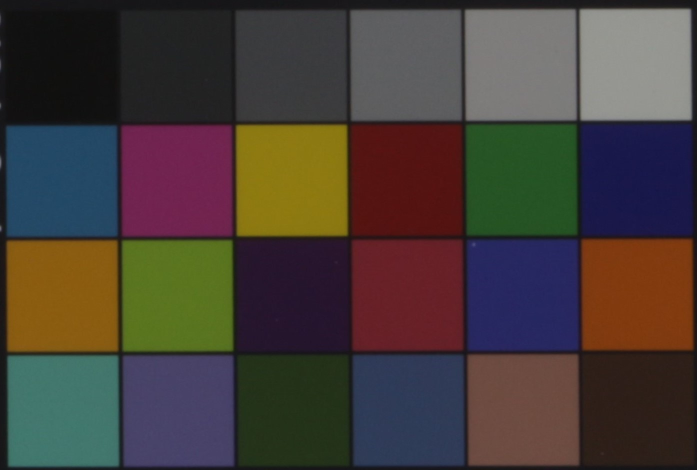
#> input picture Color Correct/card_set1.jpg, 1394 x 940 px (shown at 1/2 size)
$ python leafsegmentation.py card_set1.jpg   (older library calls are emulated)
#> lines starting #> are read from the running program, lines starting #| are printed output that depends on the picture; after the words box and inside, x2 and y2 are one past the last pixel; in counts of white or black regions, pixels touching at a corner belong together
### Color Correct/colorbalance.py
#!/usr/bin/env python
# -*- coding: utf-8 -*-

"""
Color balance using colorchecker/color card.

Color balance includes two gamma correction algorithms described in [1].
The new gamma correction algorithm yields much better accuracy than the classic
one. Ground-truth RGB values of CameraTrax [2] and X-Rite colorchecker [3]
are also included.


The API consists of functions to:
* Extract colors from cropped image of a known color pallette.
* Estimate coefficient matrices of correction function
* Apply correction function to a image captured in the same condition as the
  input color card.


Supported color spaces
----------------------
* RGB : Red Green Blue.
* Other 3-channels color spaces


References
----------
.. [1] Constantinou (2013) A comparison of color correction algorithms for
       endoscopic cameras
.. [2] CameraTrax color card - https://www.cameratrax.com/color_balance_2x3.php
...[3] http://xritephoto.com/documents/literature/en/ColorData-1p_EN.pdf
"""

from __future__ import division

import numpy as np
from scipy import optimize
from scipy import stats


ColorCheckerRGB_CameraTrax = np.asarray(
    [[115., 196., 91., 94., 129., 98., 223., 58., 194., 93., 162., 229.,
      49., 77., 173., 241., 190., 0., 242., 203., 162., 120., 84., 50.],
     [83., 147., 122., 108., 128., 190., 124., 92., 82., 60., 190., 158.,
      66., 153., 57., 201., 85., 135., 243., 203., 163., 120., 84., 50.],
     [68., 127., 155., 66., 176., 168., 47., 174., 96., 103., 62., 41.,
      147., 71., 60., 25., 150., 166., 245., 204., 162., 120., 84., 52.]])

ColorCheckerRGB_XRite = np.asarray(
    [[115., 194., 98., 87., 133., 103., 214., 80., 193., 94., 157., 224.,
      56., 70., 175., 231., 187., 8., 243., 200., 160., 122., 85., 52.],
     [82., 150., 122., 108., 128., 189., 126., 91., 90., 60., 188., 163.,
      61., 148., 54., 199., 86., 133., 243., 200., 160., 122., 85., 52.],
     [68., 130., 157., 67., 177., 170., 44., 166., 99., 108., 64., 46.,
      150., 73., 60., 31., 149., 161., 242., 200., 160., 121., 85., 52.]])


# [20 lines left out: function _classic_gamma_correction_model, not called in this run]


def _gamma_correction_model(colors, color_alpha, color_constant,
                            color_gamma):
    """Apply color correction to a list of colors.
    This uses a modified gamma correction algorithm:
       |R_out'|   |alpha_11 alpha_12 alpha_13|   |R_in|   |beta_R|
       |G_out'| = |alpha_21 alpha_22 alpha_23| * |G_in| + |beta_G|
       |B_out'|   |alpha_31 alpha_32 alpha_33|   |B_in|   |beta_B|

       |R_out|         |R_out'/255|^|gamma_R|
       |G_out| = 255 * |G_out'/255| |gamma_G|
       |B_out|         |B_out'/255| |gamma_B|

    """
    assert(colors.shape[0] == 3)
    assert(color_alpha.shape == (3, 3))
    assert(color_constant.size == 3)
    assert(color_gamma.size == 3)

    scaled_colors = np.dot(color_alpha, colors) + color_constant
    #np.clip(scaled_colors, 0, None, scaled_colors)  # set min values to zeros # I (MEF) commented this. This is now like the pipeline!!
    corrected_colors = np.zeros_like(scaled_colors)
    for j in range(3):
        corrected_colors[j, :] = 255.0*np.power(scaled_colors[j, :]/255.0,
                                                color_gamma[j])
    return corrected_colors


def _get_color_error(args2, true_colors, actual_colors, algorithm):
    """Calculated color error after applying color correction.
    This function is used in `get_color_correction_parameters` function.

    """
    if algorithm == "classic_gamma_correction":
        color_alpha = args2[:3].reshape([3, 1])
        color_constant = args2[3:6].reshape([3, 1])
        # forced non-negative exponential component
        color_gamma = np.abs(args2[6:9].reshape([3, 1]))
        corrected_colors = \
            _classic_gamma_correction_model(actual_colors, color_alpha,
                                            color_constant, color_gamma)
    elif algorithm == "gamma_correction":
        color_alpha = args2[:9].reshape([3, 3])
        color_constant = args2[9:12].reshape([3, 1])
        # forced non-negative exponential component
        color_gamma = np.abs(args2[12:15].reshape([3, 1]))
        corrected_colors = \
            _gamma_correction_model(actual_colors, color_alpha,
                                    color_constant, color_gamma)
    else:
        raise ValueError("Unsupported algorithm {}.".format(algorithm))

    diff_colors = true_colors - corrected_colors
    errors = np.sqrt(np.sum(diff_colors * diff_colors, axis=0)).tolist()
    return errors


def get_color_correction_parameters(true_colors, actual_colors,
                                    algorithm="gamma_correction"):
    """Estimate parameters of color correction function.

    Parameters
    ----------
    true_colors : 3xN ndarray
        The input ground-truth colors.
    actual_colors : 3xN ndarray
        The input actual color as captured in image.
    algorithm : string
        The correction algorithm, either `classic_gamma_correction` or
        `gamma_correction` (default)

    Returns
    -------
    color_alpha : ndarray
        The scaling coefficient.
    color_constant : ndarray
        The color constant component.
    color_gamma : ndarray
        The gamma coefficient or the exponential component of
        correction function.

    Raises
    ------
    ValueError
        If the input algorithm is not supported.
    """
    if algorithm == "classic_gamma_correction":
        color_alpha = np.ones([3, 1])
    elif algorithm == "gamma_correction":
        color_alpha = np.eye(3)
    else:
        raise ValueError("Unsupported algorithm {}.".format(algorithm))

    color_constant = np.zeros([3, 1])
    color_gamma = np.ones([3, 1])

    args_init = np.concatenate((color_alpha.reshape([color_alpha.size]),
                                color_constant.reshape([color_constant.size]),
                                color_gamma.reshape([color_gamma.size])))
    args_refined, _ = \
        optimize.leastsq(_get_color_error, args_init,
                         args=(true_colors, actual_colors, algorithm),
                         maxfev=50000)

    if algorithm == "classic_gamma_correction":
        color_alpha = args_refined[:3].reshape([3, 1])
        color_constant = args_refined[3:6].reshape([3, 1])
        # forced non-negative exponential compnent
        color_gamma = np.abs(args_refined[6:9].reshape([3, 1]))
    elif algorithm == "gamma_correction":
        color_alpha = args_refined[:9].reshape([3, 3])
        color_constant = args_refined[9:12].reshape([3, 1])
        # forced non-negative exponential compnent
        color_gamma = np.abs(args_refined[12:15].reshape([3, 1]))
    else:
        raise ValueError("Unsupported algorithm {}.".format(algorithm))

    return color_alpha, color_constant, color_gamma


def get_colorcard_colors(color_card, grid_size):
    """Extract color information from a cropped image of a color card.
    containing squares of different colors.

    Parameters
    ----------
    color_card : ndarray
        The input cropped image containing only color card.
    grid_size : list, [horizontal_grid_size, vertical_grid_size]
        The number of columns and rows in color card.

    Returns
    -------
    colors : 3xN ndarray
        List of colors with color channels go along the first array axis.
    """
    grid_cols, grid_rows = grid_size
    colors = np.zeros([3, grid_rows * grid_cols])
    sample_size_row = int(0.2 * color_card.shape[0] / grid_rows)
    sample_size_col = int(0.2 * color_card.shape[1] / grid_cols)
    for row in range(grid_rows):
        for col in range(grid_cols):
            r = int((row + 0.5) * color_card.shape[0] / grid_rows)
            c = int((col + 0.5) * color_card.shape[1] / grid_cols)
            i = row * grid_cols + col
            for j in range(colors.shape[0]):
                channel = color_card[r - sample_size_row:r + sample_size_row,
                                     c - sample_size_col:c + sample_size_col,
                                     j]
                colors[j, i] = np.median(channel.astype(np.float))


    return colors


def correct_color(image, color_alpha, color_constant, color_gamma,
                  algorithm="gamma_correction"):
    """Apply color correction to an image.

    Parameters
    ----------
    image : ndarray
        The input image to correct.
    color_alpha : ndarray
        The scaling coefficient.
    color_constant : ndarray
        The color constant component.
    color_gamma : ndarray
        The gamma coefficient or the exponential component of
        correction function.
    algorithm : string
        The correction algorithm, either `classic_gamma_correction` or
        `gamma_correction` (default)

    Returns
    -------
    corrected_image : ndarray
        The color-corrected image of the same size as input image.

    Raises
    ------
    ValueError
        If the input algorithm is not supported.


    Examples
    --------
    Correct color of CameraTrax color card

    >>> import os.path
    >>> from skimage.color import (get_colorcard_colors,
    ...                            get_color_correction_parameters,
    ...                            correct_color)
    >>> from skimage import data_dir
    >>> from skimage.io import imread, imsave
    >>> import matplotlib.pylab as plt
    >>> color_card = imread(os.path.join(data_dir, 'cropped_color_card.png'),
    ...                     plugin="freeimage")
    >>> actual_colors = get_colorcard_colors(color_card, grid_size=[6, 4])
    >>> actual_colors
    array([[ 202.,  255.,  208.,  157.,  237.,  214.,  255.,  214.,  255.,
             211.,  227.,  255.,  178.,  157.,  255.,  255.,  255.,  178.,
             255.,  251.,  240.,  214.,  165.,   99.],
           [ 104.,  186.,  164.,  162.,  176.,  230.,  168.,  123.,  112.,
              68.,  232.,  210.,   77.,  213.,   72.,  235.,  124.,  186.,
             252.,  236.,  208.,  163.,  114.,   56.],
           [ 147.,  238.,  255.,  126.,  255.,  246.,  117.,  255.,  236.,
             247.,  129.,  111.,  255.,  150.,  157.,  117.,  255.,  252.,
             255.,  255.,  249.,  232.,  181.,  118.]])
    >>> true_color_card =
    ...     imread(os.path.join(data_dir,
    ...                         'CameraTrax_24ColorCard_2x3in.png'),
    ...            plugin="freeimage")
    >>> true_colors = get_colorcard_colors(true_color_card, grid_size=[6, 4])
    >>> true_colors
    array([[ 115.,  196.,   91.,   94.,  129.,   98.,  223.,   58.,  194.,
              93.,  162.,  229.,   49.,   77.,  173.,  241.,  190.,    0.,
             242.,  203.,  162.,  120.,   84.,   50.],
           [  83.,  147.,  122.,  108.,  128.,  190.,  124.,   92.,   82.,
              60.,  190.,  158.,   66.,  153.,   57.,  201.,   85.,  135.,
             243.,  203.,  163.,  120.,   84.,   50.],
           [  68.,  127.,  155.,   66.,  176.,  168.,   47.,  174.,   96.,
             103.,   62.,   41.,  147.,   71.,   60.,   25.,  150.,  166.,
             245.,  204.,  162.,  120.,   84.,   52.]])
    >>> color_alpha, color_constant, color_gamma =
    ...     get_color_correction_parameters(true_colors, actual_colors)
    >>> color_alpha
    array([[ 0.98609494,  0.1093022 , -0.13196349],
           [ 0.07417578,  0.65261063,  0.03358806],
           [-0.09229596,  0.25357092,  0.75431669]])
    >>> color_constant
    array([[-10.38953662],
           [ 45.40771496],
           [ -6.64889069]])
    >>> color_gamma
    array([[ 2.69716508],
           [ 1.94444779],
           [ 2.05671531]])
    >>> corrected_image = correct_color(color_card, color_alpha,
    ...                                 color_constant, color_gamma)
    >>> plt.figure()
    >>> plt.imshow(color_card)
    >>> plt.title("Input color card")
    >>> plt.figure()
    >>> plt.imshow(corrected_image)
    >>> plt.title("Corrected color card")
    >>> plt.figure()
    >>> plt.imshow(true_color_card)
    >>> plt.title("Ground-truth color card")
    >>> plt.show()
    """
    # first turn it to [M*N, 3] matrix, then [3,M*N] matrix
    assert(len(image.shape) == 3)
    colors = image.reshape([image.shape[0] * image.shape[1], 3])
    colors = colors.transpose()

    if algorithm == "classic_gamma_correction":
        corrected_colors = \
            _classic_gamma_correction_model(colors, color_alpha,
                                            color_constant, color_gamma)
    elif algorithm == "gamma_correction":
        corrected_colors = \
            _gamma_correction_model(colors, color_alpha,
                                    color_constant, color_gamma)
    else:
        raise ValueError("Unsupported algorithm {}.".format(algorithm))

    # now turn it back to [M*N, 3] matrix, then [M,N,3] matrix
    corrected_colors = corrected_colors.transpose()
    corrected_image = corrected_colors.reshape([image.shape[0],
                                                image.shape[1], 3])
    corrected_image = np.clip(corrected_image, 0, 255).astype(np.uint8)
    return corrected_image


# [33 lines left out: function _demo, not called in this run]

### Color Correct/leafsegmentation.py
#!/usr/bin/python

# -*- coding: utf-8 -*-
"""
Created on Sun Apr 19 13:12:14 2015

@author: chuong nguyen <chuong.v.nguyen@gmail.com>
"""

import sys
import numpy as np
import cv2
from skimage.io import imread
import colorbalance
from skimage.morphology import label

def detectColorCard(Image, Threshold=127, MinArea=10000):
    ''' Find region of image contain a rectangular color card
    '''
    Gray = cv2.cvtColor(Image, cv2.COLOR_BGR2GRAY)
    _, Thresh = cv2.threshold(Gray, Threshold, 255, 1)
    _, Contours, _ = cv2.findContours(Thresh, 1, 2)
    RectContours = []
    for cnt in Contours:
        approx = cv2.approxPolyDP(cnt, 0.01*cv2.arcLength(cnt, True), True)
        if len(approx) == 4 and cv2.contourArea(approx) >= MinArea:
            RectContours.append(approx)
    return RectContours


def extractColorCard(Image, Contour):
    RectContour = Contour.reshape([4, 2])
    # first find bounding box
    for i in range(0, 4):
        if i == 0:
            xmin = RectContour[0, 0]
            xmax = RectContour[0, 0]
            ymin = RectContour[1, 0]
            ymax = RectContour[1, 0]
        else:
            if xmin > RectContour[i, 0]:
                xmin = RectContour[i, 0]
            if xmax < RectContour[i, 0]:
                xmax = RectContour[i, 0]
            if ymin > RectContour[i, 1]:
                ymin = RectContour[i, 1]
            if ymax < RectContour[i, 1]:
                ymax = RectContour[i, 1]
    BoundBox = [[xmin, ymin], [xmax, ymin], [xmax, ymax], [xmin, ymax]]

    # arrange box in order [TopLeft, TopRight, BottomRight, BottomLeft]
    CardBox = [[], [], [], []]
    for i in range(0, 4):
        V0 = BoundBox[i]
        Distance = []
        for j in range(0, 4):
            V1 = [RectContour[j, 0], RectContour[j, 1]]
            Distance.append(np.sqrt((V0[0] - V1[0])**2 + (V0[1] - V1[1])**2))
        jmin = Distance.index(min(Distance))
        CardBox[i] = [RectContour[jmin, 0], RectContour[jmin, 1]]

    # find mean width and height of the card
    Width = int(0.5*(np.sqrt((CardBox[0][0] - CardBox[1][0])**2 +
                             (CardBox[0][1] - CardBox[1][1])**2) +
                     np.sqrt((CardBox[2][0] - CardBox[3][0])**2 +
                             (CardBox[2][1] - CardBox[3][1])**2)))

    Height = int(0.5*(np.sqrt((CardBox[0][0] - CardBox[3][0])**2 +
                              (CardBox[0][1] - CardBox[3][1])**2) +
                      np.sqrt((CardBox[1][0] - CardBox[2][0])**2 +
                              (CardBox[1][1] - CardBox[2][1])**2)))

    # transform card image region into rectangular of similar size
    SOURCE = np.array(CardBox, dtype=np.float32)
    DEST = np.array([[0, 0], [Width, 0], [Width, Height], [0, Height]],
                    dtype=np.float32)
    TransMat = cv2.getPerspectiveTransform(SOURCE, DEST)
    Card = cv2.warpPerspective(Image, TransMat, (Width, Height))

    # remove outer edge


    return Card


def removeEdge(Card, GridSize=[6, 4], EdgePortion=0.05):
    Height, Width = Card.shape[:2]
    Edge = int(Height*EdgePortion)
    SquareWidth = (Height - 2*Edge)/GridSize[1]
    return Card[Edge:int(Edge + GridSize[1]*SquareWidth),
                Edge:int(Edge + GridSize[0]*SquareWidth)]


def removeContourArea(Image, ColorCardContours, Color=(0, 0, 255)):
    ImageModified = np.copy(Image)
    cv2.drawContours(ImageModified, ColorCardContours, -1, Color, -1)
    return ImageModified


def detectLeaf(Image,
               HSVGreenMin=np.array([25, 60, 80]),
               HSVGreenMax=np.array([80, 255, 255]),
               MinArea=1000):
    '''Find leaf contour given leaf colour range in HSV space
    '''
    HSVImage = cv2.cvtColor(Image, cv2.COLOR_BGR2HSV)
    Thresh = cv2.inRange(HSVImage, HSVGreenMin, HSVGreenMax)
    Contours, _ = cv2.findContours(Thresh, 1, 2)
    LeafContours = []
    for i, cnt in enumerate(Contours):
        approx = cv2.approxPolyDP(cnt, 0.001*cv2.arcLength(cnt, True), True)
        if cv2.contourArea(approx) >= MinArea:
            LeafContours.append(approx)
    return LeafContours


def Contour2Mask(MaskSize, Contours):
    Mask = np.zeros(MaskSize, dtype=np.uint8)
    cv2.drawContours(Mask, Contours, -1, (255, 255, 255), -1)
    return Mask


def processImages(ImageFileNames):
    for ImageFileName in ImageFileNames:
        Image = cv2.imread(ImageFileName)
#> Image is the input picture: shape (940, 1394, 3); mean B, G, R 57.3, 62.2, 71.1
        ColorCardContours = detectColorCard(Image)
#> in detectColorCard, `Gray = cv2.cvtColor(Image, cv2.COLOR_BGR2GRAY)`:
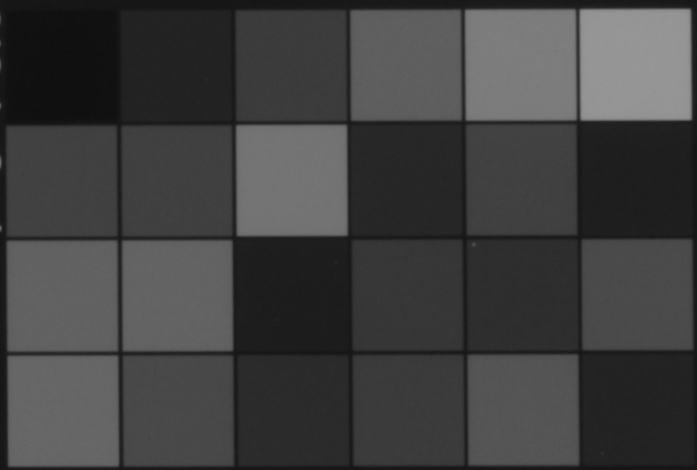
#> Gray: shape (940, 1394) (shown at 1/2 size); min 14, max 153, mean 64.3
#> in detectColorCard, `_, Thresh = cv2.threshold(Gray, Threshold, 255, 1)`:
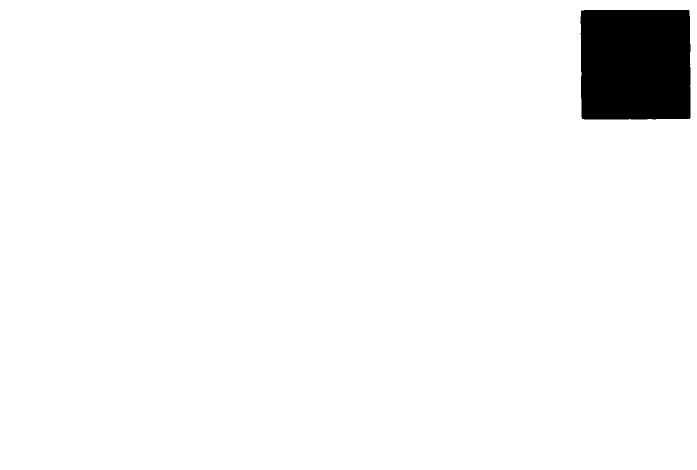
#> Thresh: shape (940, 1394) (shown at 1/2 size); 96.4% white; 1 black region
#> in detectColorCard, `_, Contours, _ = cv2.findContours(Thresh, 1, 2)`: Contours = 2 contours; box (x1, y1, x2, y2) and area: (0, 0, 1394, 940) 1308027, (1160, 19, 1382, 240) 48148
#> the loop in detectColorCard, `for cnt in Contours:` made 2 passes
#> approx on passes 1 to 2: [[1163, 20], [1377, 19], [1381, 235], [1164, 238]], [[0, 0], [0, 939], [1393, 939], [1393, 0]]
#> after the loop in detectColorCard, `for cnt in Contours:`: RectContours = 2 contours; box (x1, y1, x2, y2) and area: (0, 0, 1394, 940) 1308027, (1163, 19, 1382, 239) 46768
#> ColorCardContours has the same summary as RectContours in detectColorCard
        Card = extractColorCard(Image, ColorCardContours[0])
#> in extractColorCard, `RectContour = Contour.reshape([4, 2])`: RectContour = [[1163, 20], [1377, 19], [1381, 235], [1164, 238]]
#> the loop in extractColorCard, `for i in range(0, 4):` made 4 passes
#> (xmin, xmax, ymin, ymax) on pass 1: (1163, 1163, 1377, 1377)
#> in extractColorCard, `BoundBox = [[xmin, ymin], [xmax, ymin], [xmax, ymax], [xmin, ymax]]`: BoundBox = [[1163, 19], [1381, 19], [1381, 1377], [1163, 1377]]
#> the loop in extractColorCard, `for i in range(0, 4):` made 4 passes
#> after the loop in extractColorCard, `for i in range(0, 4):`: CardBox = [[1163, 20], [1377, 19], [1381, 235], [1164, 238]]
#> in extractColorCard, `Width = int(0.5*(np.sqrt((CardBox[0][0] - CardBox[1][0])**2 + (CardBox..`: Width = 215
#> in extractColorCard, `Height = int(0.5*(np.sqrt((CardBox[0][0] - CardBox[3][0])**2 + (CardBo..`: Height = 217
#> in extractColorCard, `SOURCE = np.array(CardBox, dtype=np.float32)`: SOURCE = [[1163, 20], [1377, 19], [1381, 235], [1164, 238]]
#> in extractColorCard, `DEST = np.array([[0, 0], [Width, 0], [Width, Height], [0, Height]], dt..`: DEST = [[0, 0], [215, 0], [215, 217], [0, 217]]
#> in extractColorCard, `TransMat = cv2.getPerspectiveTransform(SOURCE, DEST)`: TransMat = [[0.951, -0.00436, -1105.7], [0.0045, 0.964, -24.52], [-3.98e-05, 6.23e-05, 1]]
#> in extractColorCard, `Card = cv2.warpPerspective(Image, TransMat, (Width, Height))`:
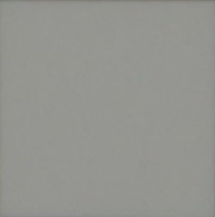
#> Card: shape (217, 215, 3); mean B, G, R 144, 149, 148.1

        # remove the black edge around the card image
        CardTrimmed = removeEdge(Card)
#> in removeEdge, `return Card[Edge:int(Edge + GridSize[1]*SquareWidth), Edge:int(Edge + ..`:
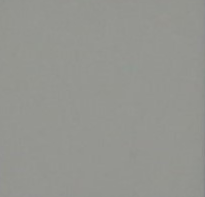
#> returned value: shape (197, 205, 3); mean of channels 0, 1, 2 144.5, 149.6, 148.6; drawn as B, G, R

        # correct color, in RGB order
        ImageRGB = cv2.cvtColor(Image, cv2.COLOR_BGR2RGB)
        CardRGB = cv2.cvtColor(Card, cv2.COLOR_BGR2RGB)
        actual_colors = colorbalance.get_colorcard_colors(CardRGB,
                                                          grid_size=[6, 4])
        true_colors = colorbalance.ColorCheckerRGB_CameraTrax
        color_alpha, color_constant, color_gamma = \
            colorbalance.get_color_correction_parameters(true_colors,
                                                         actual_colors)
#> in get_color_correction_parameters, `color_alpha = np.eye(3)`: color_alpha = [[1, 0, 0], [0, 1, 0], [0, 0, 1]]
#> in get_color_correction_parameters, `color_constant = np.zeros([3, 1])`: color_constant = [0, 0, 0]
#> in get_color_correction_parameters, `color_gamma = np.ones([3, 1])`: color_gamma = [1, 1, 1]
#> in get_color_correction_parameters, `args_init = np.concatenate((color_alpha.reshape([color_alpha.size]), c..`: args_init = [1, 0, 0, 0, 1, 0, 0, 0, 1, 0, 0, 0, 1, 1, 1]
#> in _get_color_error, `color_gamma = np.abs(args2[12:15].reshape([3, 1]))`: color_gamma = [1, 1, 1]
#> in _get_color_error, `errors = np.sqrt(np.sum(diff_colors * diff_colors, axis=0)).tolist()`: errors = [105.2, 50.42, 65.18, 105, 42.73, 69.33, 124.7, 111.7, 95.13, 114, 93.05, 131.3, 130.6, 103.3, 128.3, 159.6, 77.01, 151.4, 167.6, 95.95, 25.57, 46.91, 109.2, 166.9]
#> in get_color_correction_parameters, `args_refined, _ = \ optimize.leastsq(_get_color_error, args_init, args..`: args_refined = [1.02, -0.0429, 0.0278, 0.0234, 0.887, -0.54, 0.0125, -0.135, 0.593, -4, 27.98, 19.02, 1.11, 0.643, 0.733]
#> in get_color_correction_parameters, `color_alpha = args_refined[:9].reshape([3, 3])`: color_alpha = [[1.02, -0.0429, 0.0278], [0.0234, 0.887, -0.54], [0.0125, -0.135, 0.593]]
#> in get_color_correction_parameters, `color_constant = args_refined[9:12].reshape([3, 1])`: color_constant = [-4, 27.98, 19.02]
#> in get_color_correction_parameters, `color_gamma = np.abs(args_refined[12:15].reshape([3, 1]))`: color_gamma = [1.11, 0.643, 0.733]
#> color_constant = [-4, 27.98, 19.02]; color_gamma = [1.11, 0.643, 0.733]
        ImageRGBCorrected = \
            colorbalance.correct_color(ImageRGB, color_alpha,
                                       color_constant, color_gamma)
#> in correct_color, `corrected_image = corrected_colors.reshape([image.shape[0], image.shap..`:
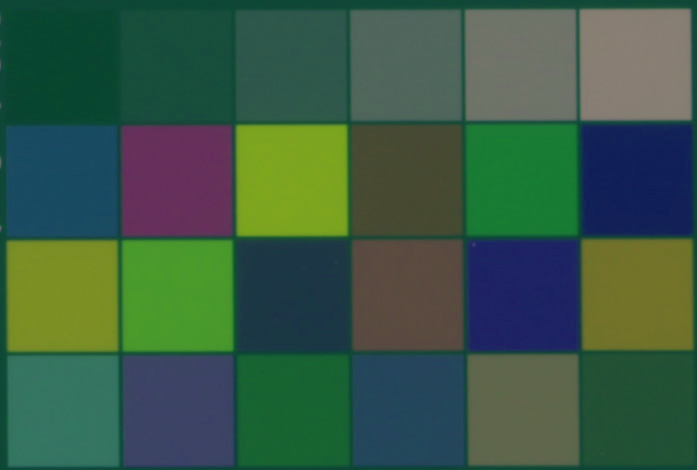
#> corrected_image: shape (940, 1394, 3) float64 (shown at 1/2 size); mean R, G, B 59.5, 90.5, 70.7

        # get back to RBG order for OpenCV
        ImageCorrected = cv2.cvtColor(ImageRGBCorrected, cv2.COLOR_RGB2BGR)
#> (the rest of the program and of its run is left out)
